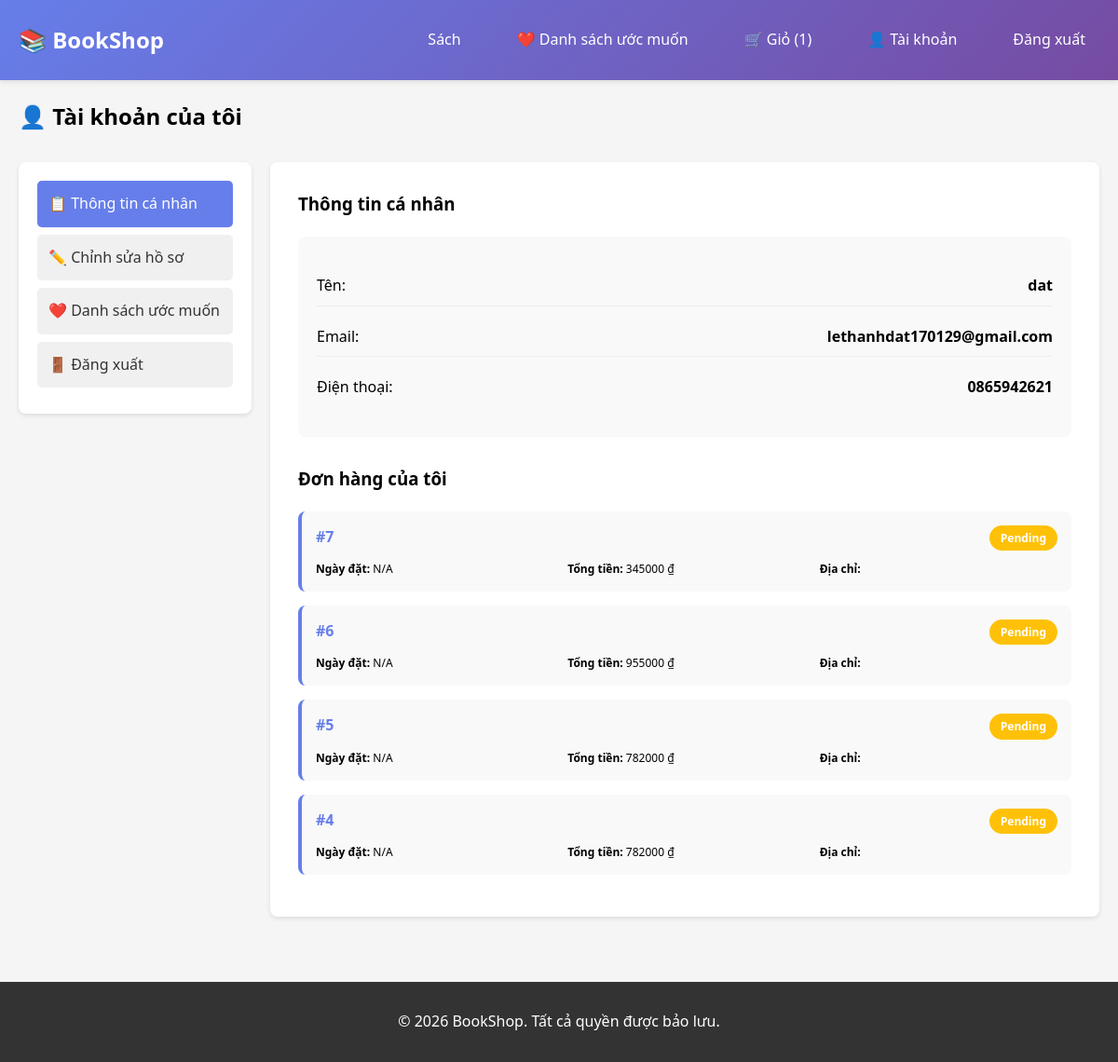
/account/ (signed in), run on the app's committed database.
### core/models/customer.py (models this page shows, shortened)
class Customer(models.Model):
    id = models.AutoField(primary_key=True)
    name = models.CharField(max_length=255)
    email = models.EmailField(unique=True)
    password = models.CharField(max_length=255)
    phone = models.CharField(max_length=20, blank=True, null=True)
    address = models.ForeignKey('Address', on_delete=models.SET_NULL, null=True, blank=True)
    membership_level = models.ForeignKey('MembershipLevel', on_delete=models.SET_NULL, null=True, blank=True)
    created_at = models.DateTimeField(auto_now_add=True)
    loyalty_points = models.IntegerField(default=0)
    class Meta:
        app_label = 'core'
        db_table = 'core_customer'

### core/models/order.py (models this page shows, shortened)
class Order(models.Model):
    STATUS_CHOICES = [
        ('pending', 'Pending'),
        ('confirmed', 'Confirmed'),
        ('shipped', 'Shipped'),
        ('delivered', 'Delivered'),
        ('cancelled', 'Cancelled'),
    ]
    id = models.AutoField(primary_key=True)
    customer = models.ForeignKey('Customer', on_delete=models.CASCADE, related_name='orders')
    address = models.ForeignKey('Address', on_delete=models.SET_NULL, null=True, blank=True)
    order_date = models.DateTimeField(auto_now_add=True)
    status = models.CharField(max_length=20, choices=STATUS_CHOICES, default='pending')
    total_price = models.DecimalField(max_digits=12, decimal_places=2)
    changed_at = models.DateTimeField(auto_now=True)
    class Meta:
        app_label = 'core'
        db_table = 'core_order'

### core/views.py (the view)
# urls.py: path('account/', views.account_view, name='account_view'),
def account_view(request):
    if 'customer_id' not in request.session:
        return redirect('core:login')
    try:
        customer = Customer.objects.get(id=request.session['customer_id'])
        orders = Order.objects.filter(customer=customer).order_by('-created_date' if hasattr(Order, 'created_date') else '-id')
        context = get_context(request)
        context.update({
            'customer': customer,
            'orders': orders,
        })
        return render(request, 'core/account.html', context)
    except Customer.DoesNotExist:
        return redirect('core:login')

### core/views.py (called while the page is built)
def get_context(request):
    context = {'is_logged_in': 'customer_id' in request.session}
    if 'customer_id' in request.session:
        try:
            customer = Customer.objects.get(id=request.session['customer_id'])
            context['customer'] = customer
            context['cart_count'] = CartItem.objects.filter(
                cart__customer=customer,
                cart__is_active=True
            ).count()
        except Customer.DoesNotExist:
            del request.session['customer_id']
    return context

### core/templates/core/account.html (shortened to what this page needs)
{% extends "core/base.html" %}
{% block content %}
<h2 style="margin-bottom: 30px;">👤 Tài khoản của tôi</h2>
<div class="account-container">
    <div class="account-menu">
        <a href="{% url 'core:account_view' %}" class="menu-item active">📋 Thông tin cá nhân</a>
        <a href="{% url 'core:edit_account' %}" class="menu-item">✏️ Chỉnh sửa hồ sơ</a>
        <a href="{% url 'core:wishlist_view' %}" class="menu-item">❤️ Danh sách ước muốn</a>
        <a href="{% url 'core:logout' %}" class="menu-item">🚪 Đăng xuất</a>
    </div>
    <div class="account-content">
        <h3 style="margin-bottom: 20px;">Thông tin cá nhân</h3>
        <div class="profile-card">
            <div class="profile-row">
                <span>Tên:</span>
                <strong>{{ customer.name }}</strong>
            </div>
            <div class="profile-row">
                <span>Email:</span>
                <strong>{{ customer.email }}</strong>
            </div>
            <div class="profile-row">
                <span>Điện thoại:</span>
                <strong>{{ customer.phone|default:"Chưa cập nhật" }}</strong>
            </div>
        </div>
        <h3 style="margin: 30px 0 20px;">Đơn hàng của tôi</h3>
        {% if orders %}
            <div class="orders-list">
                {% for order in orders %}
                    <div class="order-card">
                        <div class="order-header">
                            <span class="order-id">#{{ order.id }}</span>
                            <span class="order-status status-{{ order.status }}">{{ order.get_status_display }}</span>
                        </div>
                        <div class="order-details">
                            <div><strong>Ngày đặt:</strong> {{ order.created_date|default:"N/A" }}</div>
                            <div><strong>Tổng tiền:</strong> {{ order.total_price|floatformat:0 }} ₫</div>
                            <div><strong>Địa chỉ:</strong> {{ order.address.city }}</div>
                        </div>
                    </div>
                {% endfor %}
            </div>
        {% else %}
            <p style="color: #999;">Bạn chưa có đơn hàng nào.</p>
            <a href="{% url 'core:book_list' %}" class="btn" style="margin-top: 15px;">← Mua sắm ngay</a>
        {% endif %}
    </div>
</div>
{% endblock %}

### core/templates/core/base.html (style rules this page uses)
* { margin: 0; padding: 0; box-sizing: border-box; }
body { font-family: 'Segoe UI', Tahoma, Geneva, Verdana, sans-serif; background-color: #f5f5f5; line-height: 1.6; }

### core/templates/core/account.html (style rules this page uses)
.account-container { display: grid; grid-template-columns: 250px 1fr; gap: 20px; }
.account-menu { background: white; border-radius: 8px; padding: 20px; box-shadow: 0 2px 5px rgba(0,0,0,0.1); height: fit-content; }
.menu-item { display: block; padding: 12px; margin-bottom: 8px; background: #f0f0f0; color: #333; text-decoration: none; border-radius: 5px; transition: all 0.3s; }
.menu-item:hover, .menu-item.active { background: #667eea; color: white; }
.account-content { background: white; border-radius: 8px; padding: 30px; box-shadow: 0 2px 5px rgba(0,0,0,0.1); }
.profile-card { background: #f9f9f9; padding: 20px; border-radius: 8px; margin-bottom: 30px; }
.profile-row { display: flex; justify-content: space-between; margin: 12px 0; padding: 8px 0; border-bottom: 1px solid #eee; }
.profile-row:last-child { border-bottom: none; }
.orders-list { margin-top: 20px; }
.order-card { background: #f9f9f9; padding: 15px; border-radius: 8px; margin-bottom: 15px; border-left: 4px solid #667eea; }
.order-header { display: flex; justify-content: space-between; margin-bottom: 10px; }
.order-id { font-weight: bold; color: #667eea; }
.order-status { padding: 4px 12px; border-radius: 20px; font-size: 12px; font-weight: bold; }
.status-pending { background: #ffc107; color: white; }
.order-details { display: grid; grid-template-columns: 1fr 1fr 1fr; gap: 15px; margin-top: 10px; font-size: 12px; }

### data on the page
Customer: name "dat", email "lethanhdat170129@gmail.com", phone "0865942621"
Order: id "7", status "Pending", created_date "N/A", total_price "345000"
Order: id "6", status "Pending", created_date "N/A", total_price "955000"
Order: id "5", status "Pending", created_date "N/A", total_price "782000"
Order: id "4", status "Pending", created_date "N/A", total_price "782000"

### other printed values
{{ cart_count }} "1"
